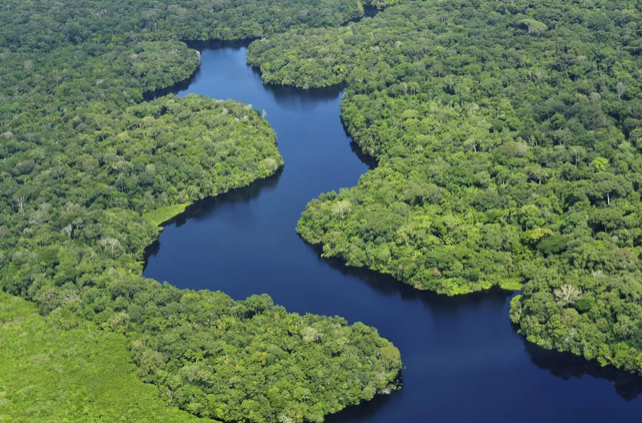
#> input picture Lab_2/Source/f1.png, 642 x 423 px
$ python floresta.py Source/f1.png out.png
#> lines starting #> are read from the running program, lines starting #| are printed output that depends on the picture; after the words box and inside, x2 and y2 are one past the last pixel; in counts of white or black regions, pixels touching at a corner belong together
import sys
import cv2
import numpy as np

def segmentacao(input_image_path, output_image_path):

    # Carrega a imagem de entrada
#> called with input_image_path = 'Source/f1.png', output_image_path = 'out.png'
    img = cv2.imread(input_image_path)
#> img is the input picture: shape (423, 642, 3); mean B, G, R 88.5, 114.1, 91

    # Converte a imagem para o espaço de cores HSV
    hsv = cv2.cvtColor(img, cv2.COLOR_BGR2HSV)
#> hsv: shape (423, 642, 3); mean H, S, V 63.8, 105.5, 123.4

    # Define os limites inferior e superior para a cor verde no espaço de cores HSV
    lower_green = np.array([36, 25, 25])
    upper_green = np.array([86, 255, 255])

    # Cria a máscara para a cor verde
    mask = cv2.inRange(hsv, lower_green, upper_green)
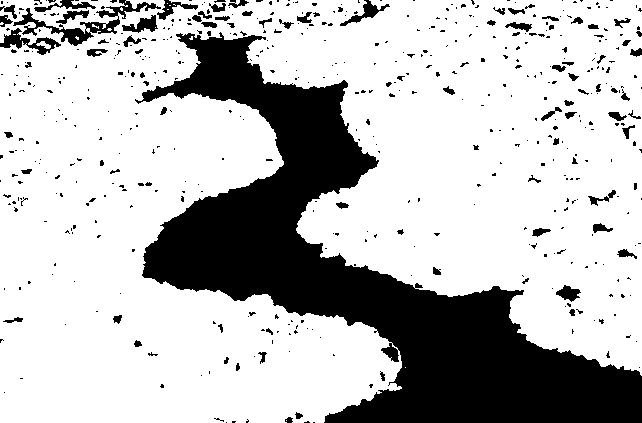
#> mask: shape (423, 642); 74.2% white; 544 black regions (452 under 20 px), largest, box (x1, y1, x2, y2) and area: (135, 32, 642, 423) 60177, (13, 0, 161, 46) 1399, (0, 28, 61, 55) 554

    # kernel para usar na dilatacao
    kernel = np.ones((3,3), np.uint8)

    # Aplicação do método de dilatação
    mask_dilatada = cv2.dilate(mask,kernel,iterations=1)
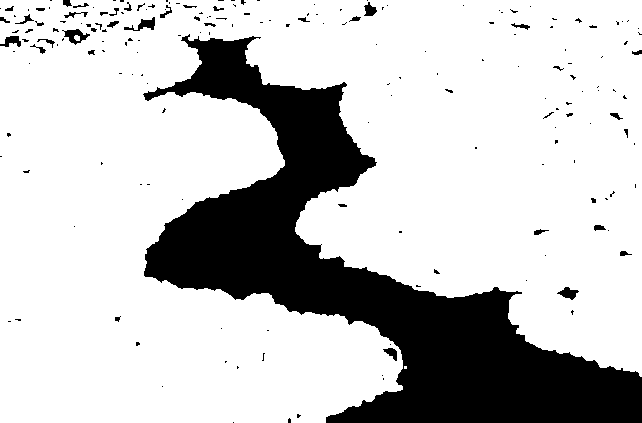
#> mask_dilatada: shape (423, 642); 77.9% white; 188 black regions (149 under 20 px), largest, box (x1, y1, x2, y2) and area: (143, 34, 642, 423) 57323, (62, 29, 90, 45) 202, (124, 17, 155, 31) 176

    # Aplica a máscara para realçar a área de interesse (floresta)
    segmented_image = cv2.bitwise_and(img, img, mask=mask_dilatada)
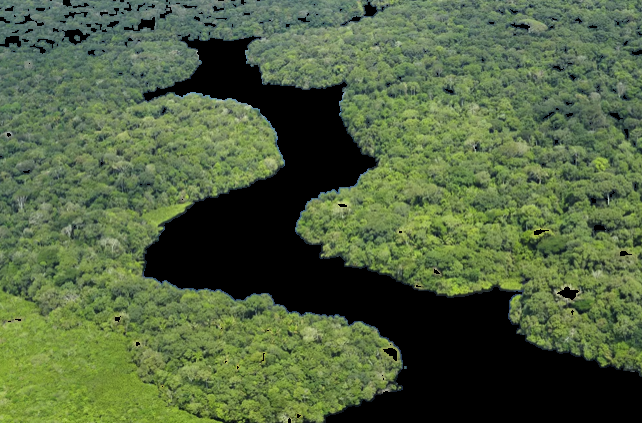
#> segmented_image: shape (423, 642, 3); mean B, G, R 63.5, 98.2, 80.5

    # Salva a imagem segmentada
    cv2.imwrite(output_image_path, segmented_image)


if __name__ == "__main__":
    if len(sys.argv) != 3:
        print("Usage: python3 floresta.py input_image_path output_image_path")
    else:
        input_image_path = sys.argv[1]
        output_image_path = sys.argv[2]
        segmentacao(input_image_path, output_image_path)

$ run again, on Lab_2/Source/f3.png
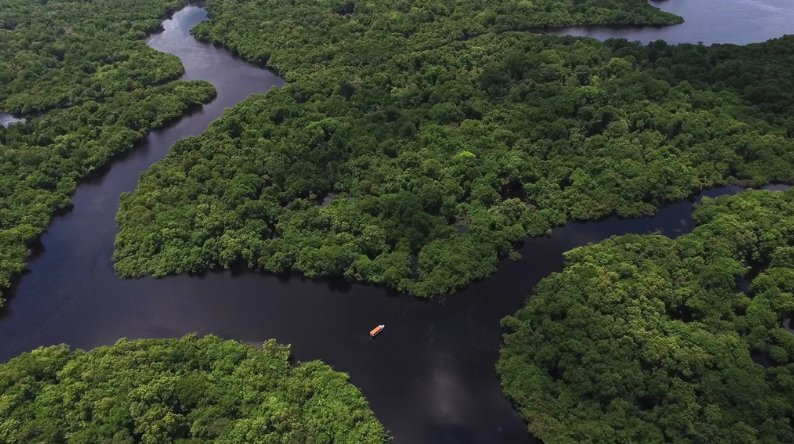
#> input picture Lab_2/Source/f3.png, 794 x 444 px
#> in segmentacao, img is the input picture: shape (444, 794, 3); mean B, G, R 47.3, 65.2, 56.6
#> hsv: shape (444, 794, 3); mean H, S, V 61.9, 89.7, 68.3
#> in segmentacao, `mask = cv2.inRange(hsv, lower_green, upper_green)`:
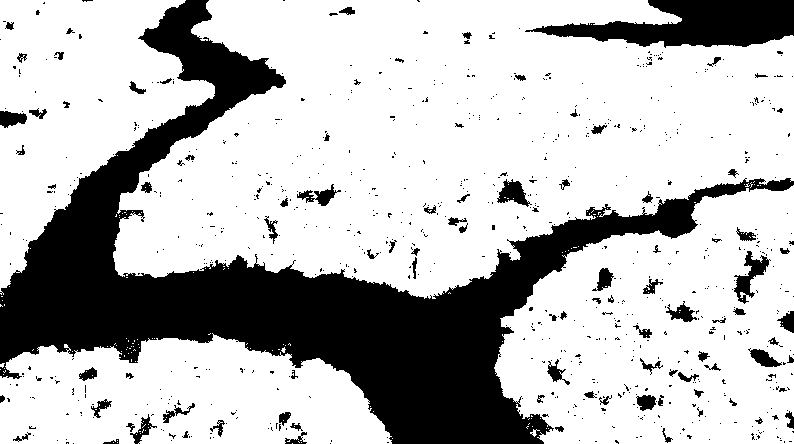
#> mask: shape (444, 794); 73.4% white; 772 black regions (679 under 20 px), largest, box (x1, y1, x2, y2) and area: (0, 0, 794, 444) 76223, (525, 0, 794, 48) 7595, (734, 251, 771, 304) 690
#> mask_dilatada: shape (444, 794); 77.1% white; 154 black regions (124 under 20 px), largest, box (x1, y1, x2, y2) and area: (0, 0, 745, 444) 70584, (535, 0, 794, 46) 6990, (736, 252, 768, 296) 386
#> in segmentacao, `segmented_image = cv2.bitwise_and(img, img, mask=mask_dilatada)`:
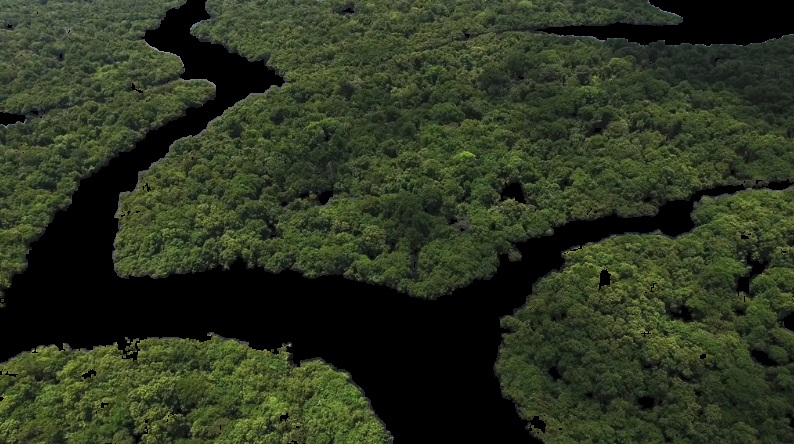
#> segmented_image: shape (444, 794, 3); mean B, G, R 31.8, 52.5, 44

$ run again, on Lab_2/Source/f4.png
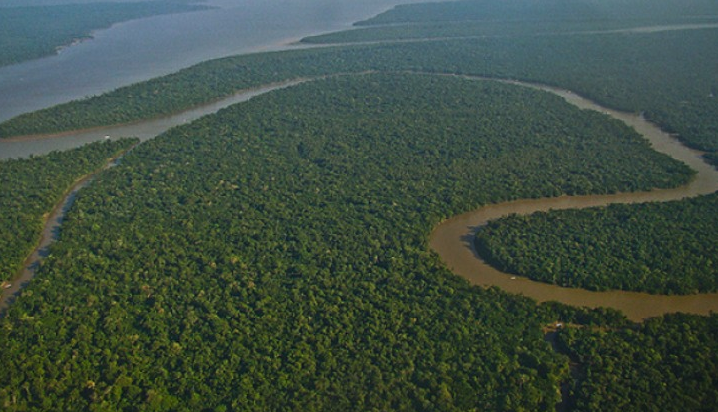
#> input picture Lab_2/Source/f4.png, 718 x 412 px
#> in segmentacao, img is the input picture: shape (412, 718, 3); mean B, G, R 65.8, 78.4, 62.7
#> hsv: shape (412, 718, 3); mean H, S, V 66.1, 84.6, 81.4
#> in segmentacao, `mask = cv2.inRange(hsv, lower_green, upper_green)`:
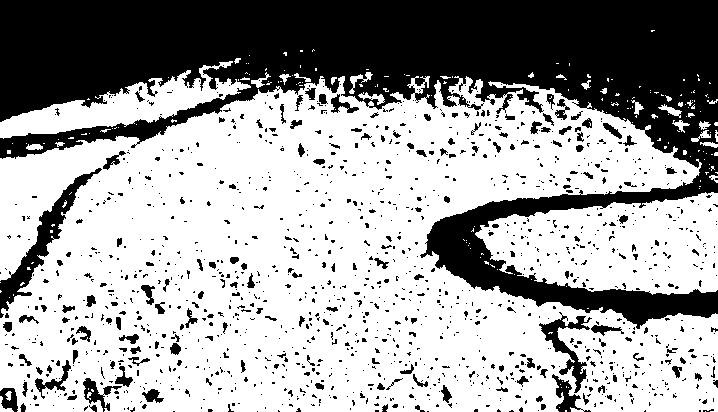
#> mask: shape (412, 718); 64.2% white; 1322 black regions (1147 under 20 px), largest, box (x1, y1, x2, y2) and area: (0, 0, 718, 329) 87406, (0, 168, 102, 318) 2472, (539, 312, 592, 393) 1093
#> mask_dilatada: shape (412, 718); 71.5% white; 388 black regions (344 under 20 px), largest, box (x1, y1, x2, y2) and area: (0, 0, 718, 328) 76360, (0, 117, 171, 157) 1837, (0, 174, 92, 308) 1684
#> in segmentacao, `segmented_image = cv2.bitwise_and(img, img, mask=mask_dilatada)`:
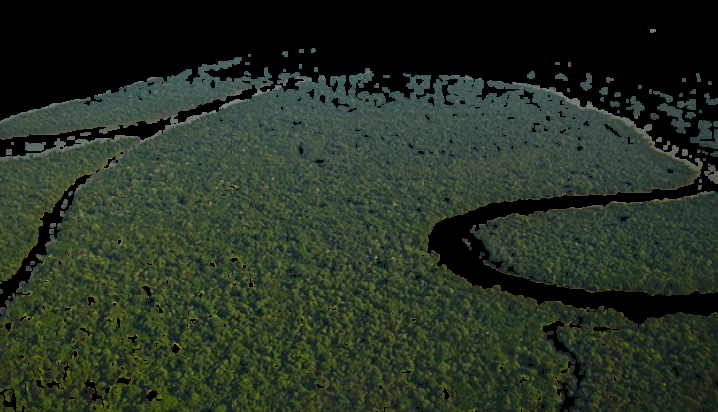
#> segmented_image: shape (412, 718, 3); mean B, G, R 35.3, 48.8, 38.4

$ run again, on Lab_2/Source/f5.png
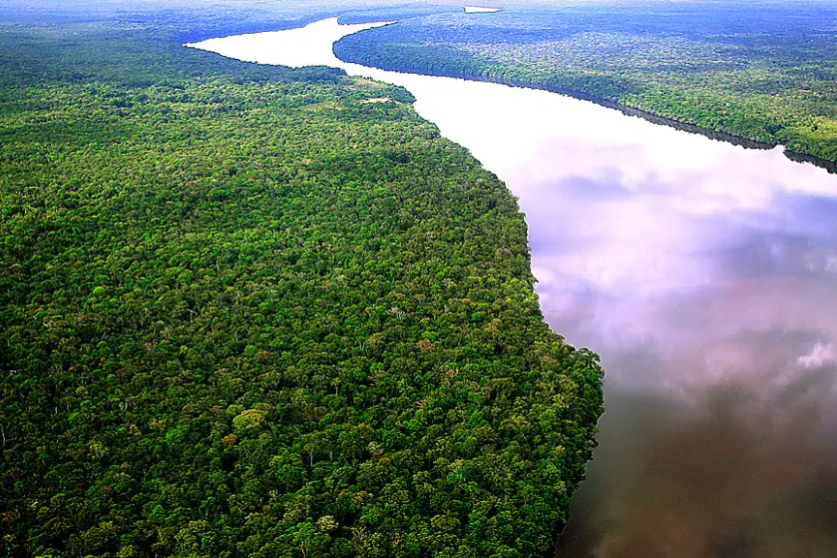
#> input picture Lab_2/Source/f5.png, 837 x 558 px
#> in segmentacao, img is the input picture: shape (558, 837, 3); mean B, G, R 100, 112.3, 96.9
#> hsv: shape (558, 837, 3); mean H, S, V 68.8, 121.9, 126.5
#> in segmentacao, `mask = cv2.inRange(hsv, lower_green, upper_green)`:
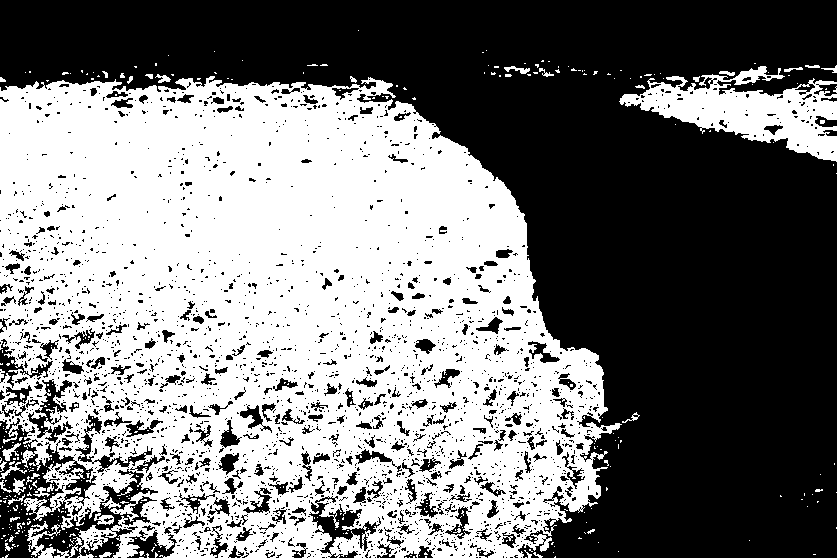
#> mask: shape (558, 837); 48.3% white; 410 white regions (371 under 20 px), largest, box (x1, y1, x2, y2) and area: (0, 76, 622, 558) 212619, (619, 66, 837, 162) 9290, (27, 521, 61, 558) 469
#> mask_dilatada: shape (558, 837); 56.3% white; 671 black regions (570 under 20 px), largest, box (x1, y1, x2, y2) and area: (0, 0, 837, 558) 195389, (0, 502, 36, 537) 441, (314, 511, 357, 538) 412
#> in segmentacao, `segmented_image = cv2.bitwise_and(img, img, mask=mask_dilatada)`:
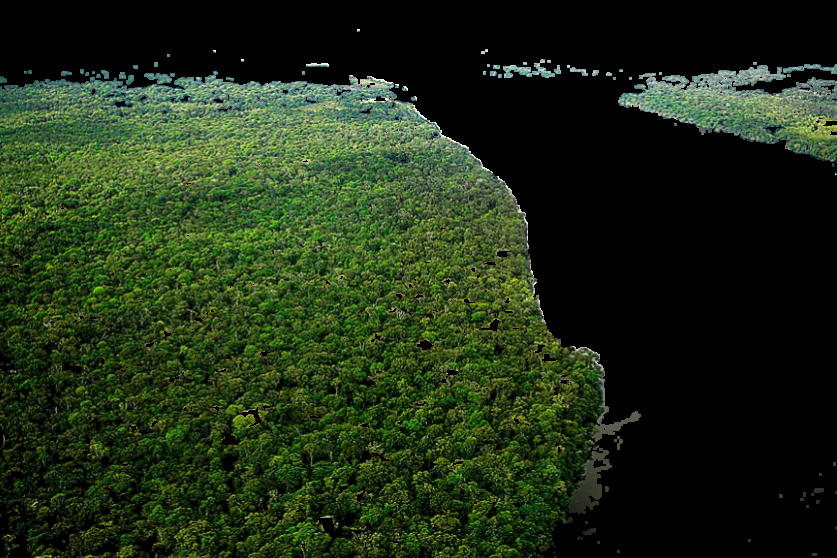
#> segmented_image: shape (558, 837, 3); mean B, G, R 21.9, 45.7, 31.8
